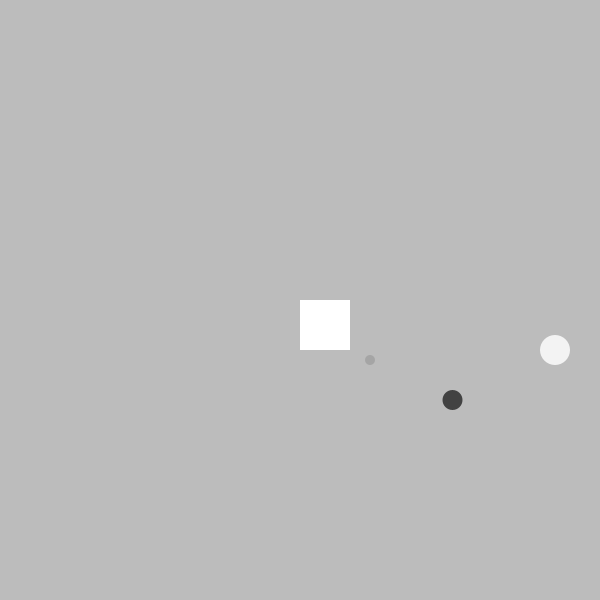
Frame 1 (no input)
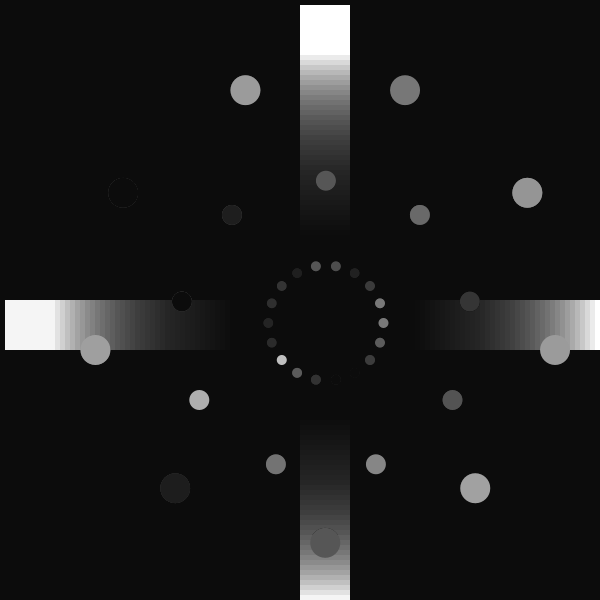
Frame 60 (the mouse pressed at the canvas centre just before this capture)
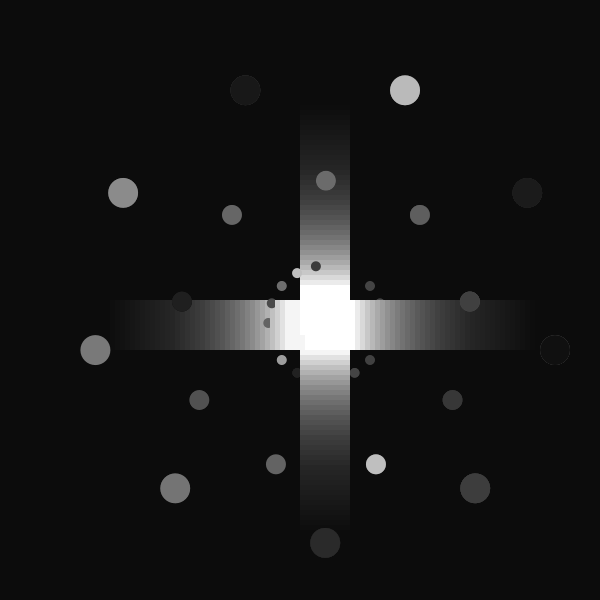
Frame 120 (the mouse held since frame 60 and released just before this capture)

The Processing sketch that drew these frames (run headless with seeded random() and noise(); from frame 60 on, the mouse is pressed at the canvas centre):

// Processing sketch: processing_73273
// ── processing_73273.pde


float x = 300;
 float m = 5;
 float y = 300;
 float p = 5;
 float a = 300;

 float j = 5;
 float b = 300;
 float k = 5;

 float o = 10;
 float n = 10;
 float q = 500;
 float e = 370;
 float d = 360;

 float z = 452.5;
 float i = 400;
 float l = 20;
 float w = 20;
 float v = 500;

 float c = 555;
 float f = 350;
 float g = 30;
 float h = 30;
 float r = 500;

 void setup(){
 size(600,600);
 stroke(5);
 }

 void draw(){
 
rectangleH();
 rectangleV();
 rectangleH1();
 rectangleH2();
 circle1();
 circle2();
 circle3();
 }

 void rectangleH(){

 fill(0,0,0,10); //white background with 20 opacity
 noStroke(); 
rect(0,0,width,height);
 fill(255);
 rect(x, 300, 50, 50); //creates the rectangles
 if(x==width){
 m=m*(-1);}
 if(x<0){
 m=m*(-1);}
 x-=m;
 }

 void rectangleV(){
 noStroke(); 
fill(255);
 rect(300, y, 50, 50); //creates the rectangles
 if(y==height){
 p=p*(-1);}
 if(y<0){
 p=p*(-1);}
 y+=p;
 }

 void rectangleH1(){

 fill(0,0,0,10); //white background with 20 opacity
 noStroke(); 
rect(0,0,width,height);
 fill(255);
 rect(a, 300, 50, 50); //creates the rectangles
 if(a==width){
 j=j*(-1);}
 if(a<0){
 j=j*(-1);}
 a+=j;
 }

 void rectangleH2(){
 noStroke(); 
fill(255);
 rect(300, b, 50, 50); //creates the rectangles
 if(b==height){
 k=k*(-1);}
 if(b<0){
 k=k*(-1);}
 b-=k;
 }

 void circle1(){
 noStroke();
 fill(random(256));
 ellipse(e,d,o,n);
 e+= 20*cos(radians(q)) ;
 d+= 20*sin(radians(q)); 
q+=20;
 }
 
void circle2(){
 noStroke();
 fill(random(256));
 ellipse(z,i,w,l);
 z+= 100*cos(radians(v)) ;
 i+= 100*sin(radians(v)); 
v+=400;
 }
 void circle3(){
 noStroke();
 fill(random(256));
 ellipse(c,f,g,h);
 c+= 300*cos(radians(r)) ;
 f+= 300*sin(radians(r)); 
r+=800;
 }
